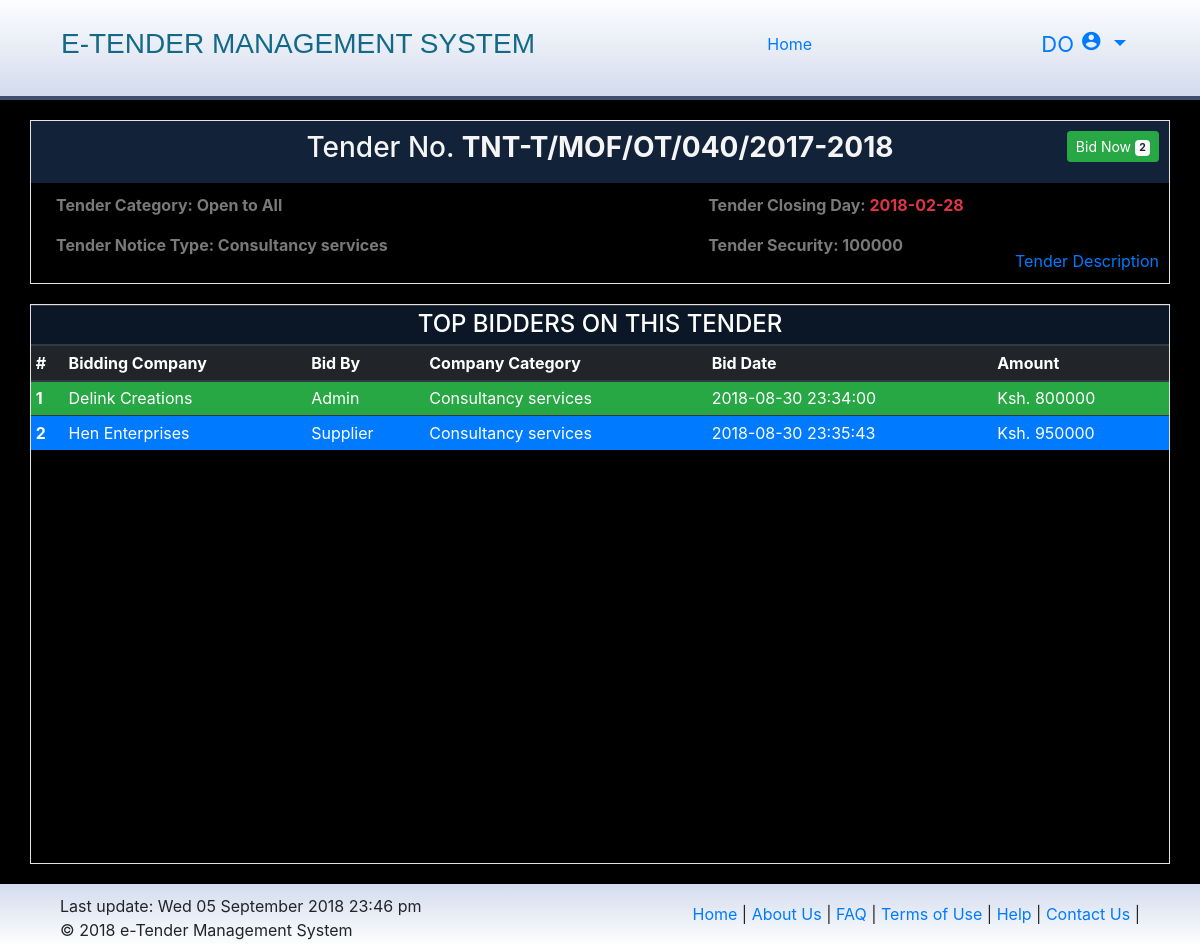
Screenshot of /bid.php?id=1 (signed in) with the database file from the repository.
### tables this page shows
CREATE TABLE `tenders` (
  `_id` int(11) NOT NULL,
  `tender_number` varchar(100) NOT NULL,
  `tender_cat` varchar(50) NOT NULL,
  `tender_type` varchar(50) NOT NULL,
  `tender_security` varchar(50) NOT NULL DEFAULT '0',
  `tender_closing` varchar(100) NOT NULL,
  `tender_desc` text NOT NULL,
  `added_by` varchar(100) NOT NULL,
  `approved` tinyint(1) NOT NULL DEFAULT '0',
  `tender_bids` int(11) NOT NULL,
  `awarded` tinyint(1) NOT NULL,
  `tender_awarded` varchar(100) DEFAULT NULL,
  `bid_amount` int(11) DEFAULT NULL,
  `expired` tinyint(1) NOT NULL DEFAULT '0',
  `dateadded` timestamp NOT NULL DEFAULT CURRENT_TIMESTAMP
);

CREATE TABLE `bids` (
  `_id` int(11) NOT NULL,
  `tender_id` int(11) NOT NULL,
  `bid_company` int(11) NOT NULL,
  `bid_kra` varchar(100) NOT NULL,
  `bid_amount` int(11) NOT NULL,
  `bid_by` int(11) NOT NULL,
  `date` timestamp NOT NULL DEFAULT CURRENT_TIMESTAMP
);

CREATE TABLE `suppliers` (
  `_id` int(11) NOT NULL,
  `company_reg` varchar(100) NOT NULL,
  `company_pin` varchar(100) NOT NULL,
  `company_name` varchar(100) NOT NULL,
  `company_phone` varchar(100) NOT NULL,
  `company_email` varchar(100) NOT NULL,
  `company_cat` varchar(50) NOT NULL,
  `supplier_id` varchar(50) NOT NULL,
  `level` varchar(50) NOT NULL,
  `password` varchar(100) NOT NULL,
  `dateadded` timestamp NOT NULL DEFAULT CURRENT_TIMESTAMP
);

CREATE TABLE `users` (
  `_id` int(11) NOT NULL,
  `firstname` varchar(100) NOT NULL,
  `lastname` varchar(100) NOT NULL,
  `username` varchar(100) NOT NULL,
  `level` varchar(50) NOT NULL,
  `email` varchar(100) NOT NULL,
  `nationalId` varchar(10) NOT NULL,
  `password` varchar(1000) NOT NULL,
  `dateadded` timestamp NOT NULL DEFAULT CURRENT_TIMESTAMP
);

### bid.php (the view, shortened to what this page needs)
<?php
  if ($_SESSION['_login'] && ($_SESSION['_user']['level'] === 'supplier') || $_SESSION['_login'] && ($_SESSION['_user']['level'] === 'officer')) {
    include 'include/head.php';
    $_id = $_GET['id'];
    $select = "SELECT * FROM tenders WHERE _id = '$_id'";
    $query =  mysqli_query($db, $select);
    $row = mysqli_fetch_assoc($query);
    switch ($row['tender_cat']) {
      case 'oa':
        $category = "Open to All";
        break;
    }
    $b_id = $row['_id'];
    $b_select = "SELECT * FROM bids WHERE tender_id = '$b_id' ORDER BY bid_amount ASC";
    $b_query =  mysqli_query($db, $b_select);
    if ($_SESSION['_user']['level'] === 'officer') {
      $disable = 'disabled';
    } else {
      $disable = '';
    }
?>
<div class="container tender-body padding0">
  <div id="tender-header" style="position: relative;">
    <h3>Tender No. <strong><?php echo $row['tender_number']; ?></strong></h3>
    <button <?php echo $disable; ?> class="btn btn-sm btn-success" style="position: absolute; top: 10px; right: 10px;" data-toggle="modal" data-target="#tenderBidModal">Bid Now <span class="badge badge-light"><?php echo $row['tender_bids']; ?></span>
    </button>
  </div>
  <div class="padding-10 group" style="position: relative;">
    <div class="col-5 float-left">
      <p class="c-text-bold tender-text-detail">Tender Category: <?php echo $category; ?></p>
      <p class="c-text-bold tender-text-detail">Tender Notice Type: <?php echo $row['tender_type']; ?></p>
    </div>
    <div class="col-5 float-right">
      <p class="c-text-bold tender-text-detail">Tender Closing Day: <span class="text-danger"><?php echo $row['tender_closing']; ?></span></p>
      <p class="c-text-bold tender-text-detail">Tender Security: <?php echo $row['tender_security']; ?></p>
    </div>
    <a href="" data-toggle="modal" data-target="#tenderDescModal" style="position: absolute;right: 10px; bottom: 10px;">Tender Description</a>
  </div>
</div>
<div class="container body padding0">
  <table class="table table-sm table-hover table-striped table-dark">
    <thead>
      <tr>
        <th colspan="7" class="text-center h4" style="background: #0B1726;">TOP BIDDERS ON THIS TENDER</th>
      </tr>
      <tr>
        <th scope="col">#</th>
        <th scope="col">Bidding Company</th>
        <th scope="col">Bid By</th>
        <th scope="col">Company Category</th>
        <th scope="col">Bid Date</th>
        <th scope="col">Amount</th>
      </tr>
    </thead>
    <tbody>
      <?php
      $count = 0;
      while ($b_row = mysqli_fetch_assoc($b_query)) {
        $b_date = $b_row['date'];
        $b_amount = $b_row['bid_amount'];
        $b_comp = $b_row['bid_company'];
        $b_user = $b_row['bid_by'];
        $t_cat = $row['tender_type'];
        $count++;
        $c_select = "SELECT * FROM suppliers WHERE _id = '$b_comp'";
        $c_query = mysqli_query($db, $c_select);
        $user = mysqli_fetch_assoc($c_query);
        $comp_name = $user['company_name'];
        $u_select = "SELECT * FROM users WHERE _id = '$b_user'";
        $u_query = mysqli_query($db, $u_select);
        $user = mysqli_fetch_assoc($u_query);
        $user_name = $user['username'];
        switch ($count) {
          case 1:
            $bg_color = 'bg-success';
            break;
          case 2:
            $bg_color = 'bg-primary';
            break;
        }
        echo "
          <tr class='$bg_color'>
            <th scope='row'>$count</th>
            <td>$comp_name</td>
            <td>$user_name</td>
            <td>$t_cat</td>
            <td>$b_date</td>
            <td>Ksh. $b_amount</td>
          </tr>
        ";
      }
      ?>
    </tbody>
  </table>
<?php
  include 'include/footer.php';
  }else {
    header("location: index.php?msg=sup-login");
    exit();
  }
?>

### css/styles.css (style rules this page uses)
.padding0 { padding: 0!important; }
.padding-10 { padding: 10px; }
body { background: #f5f5f5; height: 100%; }
.c-text-bold { font-weight: bold; }
.group:before, .group:after { content: ""; display: table; clear: both; }
.body { min-height: 70%; margin: 20px auto; border: 1px solid #e2e2e2; }
table > tbody > tr { cursor: pointer; }
.tender-body { margin: 20px auto; min-height: 150px; border: 1px solid #e2e2e2; }
#tender-header { padding: 10px; color: #f5f5f5; text-align: center; background: #122239; }
.tender-text-detail { color: #797979; }

### bid.php (style rules this page uses)
body { background: #000; }

### rows the page displays
tenders: tender_number "TNT-T/MOF/OT/040/2017-2018", tender_bids "2", tender_cat "Open to All", tender_type "Consultancy services", tender_closing "2018-02-28", tender_security "100000"
bids: suppliers.company_name "Delink Creations", users.username "Admin", tender.tender_type "Consultancy services", date "2018-08-30 23:34:00", bid_amount "800000"
bids: suppliers.company_name "Hen Enterprises", users.username "Supplier", tender.tender_type "Consultancy services", date "2018-08-30 23:35:43", bid_amount "950000"

### other values shown
$username "DO"
